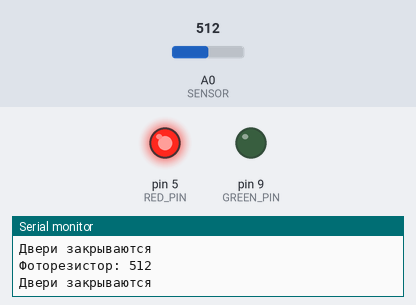
Simulated run of this sketch. Board: Arduino Uno, built with avr-gcc and run on an emulated ATmega328P. On the bench: output pins drawn as LEDs (lit = HIGH), the last lines printed to the serial monitor. The test bench sets the inputs (shaded band); at power-on: A0 (SENSOR) = 512.

Above: at 1.3 s.
1.4 s: A0 (SENSOR) set to 496
At 2.7 s:
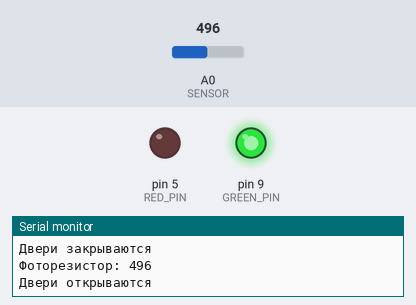
3.0 s: A0 (SENSOR) set to 522
At 5.0 s:
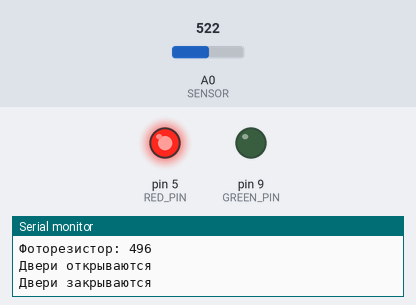
Timing chart, 0 to 6.5 s (numbered marks = the images above; inputs shaded):
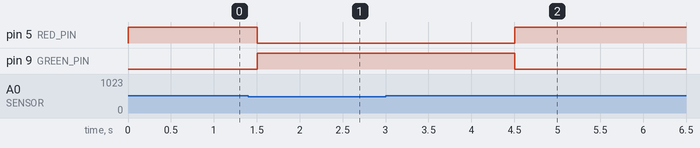

The sketch:

sketch.ino
```cpp
#define GREEN_PIN 9    // зелёный — двери открыты
#define RED_PIN   5    // красный — двери закрыты
#define SENSOR    A0   // фоторезистор
const unsigned long OPEN_TIME = 3000; // время открытия (мс)
void setup() {
  pinMode(RED_PIN, OUTPUT);
  pinMode(GREEN_PIN, OUTPUT);
  Serial.begin(9600);
  // По умолчанию двери закрыты
  digitalWrite(RED_PIN, HIGH);
  digitalWrite(GREEN_PIN, LOW);
}
void setDoor(bool open) {
  // Одна функция управляет дверью: true — открыть, false — закрыть
  digitalWrite(GREEN_PIN, open ? HIGH : LOW);
  digitalWrite(RED_PIN,   open ? LOW  : HIGH);
  Serial.println(open ? "Двери открываются" : "Двери закрываются");
}
void loop() {
  int val = analogRead(SENSOR);
  Serial.print("Фоторезистор: ");
  Serial.println(val);
  if (val < 512) {
    // Человек рядом — открыть
    setDoor(true);
    delay(OPEN_TIME);

    // Проверить ещё раз — ушёл ли?
    if (analogRead(SENSOR) >= 512)
      setDoor(false);
    else
      Serial.println("Человек всё ещё рядом");
  } else {
    setDoor(false);
  }
  delay(500);
}
```

Measured:
- the behaviour switches between 512 and 511 on A0 (SENSOR) (found by bisection; images 0 and 1)
- after the input at 1.4 s, pin 5 (RED_PIN): HIGH → LOW after 0.10 s; pin 9 (GREEN_PIN): LOW → HIGH after 0.10 s
- after the input at 3.0 s, pin 5 (RED_PIN): LOW → HIGH after 1.5 s; pin 9 (GREEN_PIN): HIGH → LOW after 1.5 s
